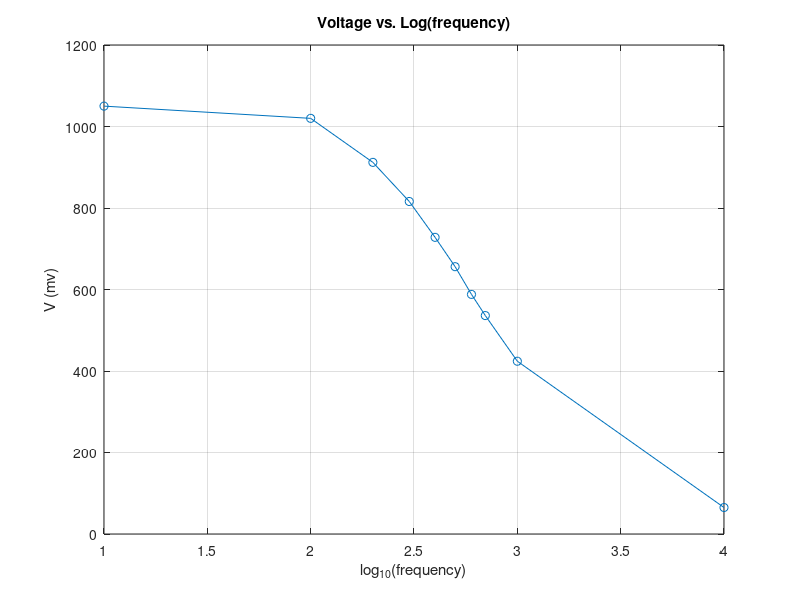

The MATLAB script that drew this image:

x = [10 100 200 300 400 500 600 700 1000 10000];
y = [1050 1020 912 816 728 656 588 536 424 65];

% Calculate the log of x
log_x = log10(x);

% Plot log_x vs. y
plot(log_x, y, 'o-');

% Add labels and title
xlabel('log_{10}(frequency)');
ylabel('V (mv)');
title('Voltage vs. Log(frequency)');
% Customize the plot (optional)
grid on;  % Add grid lines
